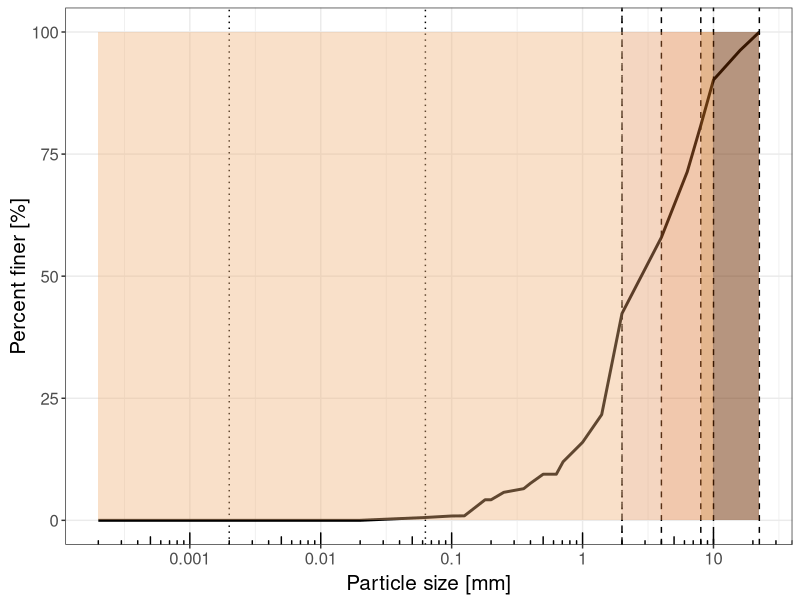
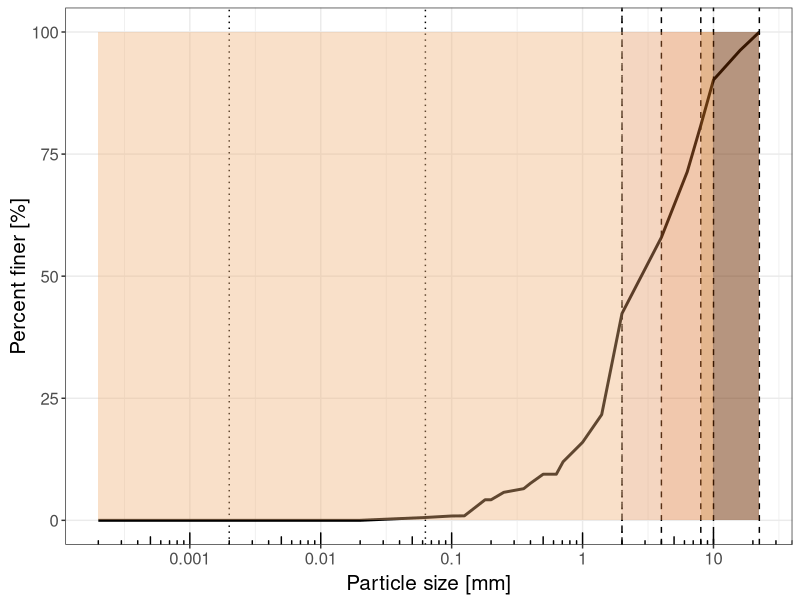

Generate these figures, in order, with R:
## Korngroessen-Verteilung

## Daten einlesen-------------------------------------------------------------
granular <- read.csv("dat/raw/kornv/granular2024.csv",
                     header = T,
                     sep = ";",
                     dec = ",",
                     stringsAsFactors=FALSE)
granular.dm <- granular[1:25,1]
granular.proz <- granular[1:25,2]*100
granular <- data.frame(granular.dm,granular.proz)



## Plot-------------------------------------------------------------
library(ggplot2)
require(scales)
require(MASS)

# granular und viskos---------------

p1<- ggplot(data = granular, 
       aes(x = granular.dm, y=granular.proz))+ 
  geom_line(aes(y=granular.proz),linetype=1,lwd=1,color = "black")+
  #geom_line(aes(y=viskos.proz, color="seagreen4"),linetype=1,lwd=1)+
  
  annotation_logticks(sides="b")+
  scale_x_continuous(trans = 'log10',
                     breaks = c(0.0001,0.001,0.01,0.1,1,10,100),
                     labels = as.character(c(0.0001,0.001,0.01,0.1,1,10,100)))+
  #scale_y_continuous(breaks = c(seq(0,1,0.1)))+
  geom_vline(xintercept = c(0.002,0.063,2),linetype=3)+
  geom_vline(xintercept = c(2,4,8,10,22.4),linetype=2)+
  annotate(geom = "rect", xmin = 0.0002, xmax = 2, ymin = 0, ymax = 100,
           fill = "#f0b27a", alpha = 0.4) +
  annotate(geom = "rect", xmin = 2, xmax = 4, ymin = 0, ymax = 100,
           fill = "#e59866", alpha = 0.4) +
  annotate(geom = "rect", xmin = 4, xmax = 8, ymin = 0, ymax = 100,
           fill = "#dc7633", alpha = 0.4) +
  annotate(geom = "rect", xmin = 8, xmax = 10, ymin = 0, ymax = 100,
           fill = "#ca6f1e", alpha = 0.5) +
  annotate(geom = "rect", xmin = 10, xmax = 22.4, ymin = 0, ymax = 100,
           fill = "#6e2c00", alpha = 0.5) +
  theme_bw()+
  theme(legend.position ="",panel.grid.minor.y=element_blank(),text = element_text(size=15),axis.title.y = element_text(angle = 90, vjust = 0.5,size = 15),axis.title.x = element_text(vjust = 0.5,size = 15))+
  #guides(fill="legend")+
  #scale_colour_manual(values=c("coral3","seagreen4"),name = "Legende",labels=c("granular","viskos"))+
  labs(x = "Particle size [mm]", y = "Percent finer [%]")
p1
ggsave("plt/kv.png", plot = p1, device = png, height = 10, width = 16, dpi = 300, units = "cm")

